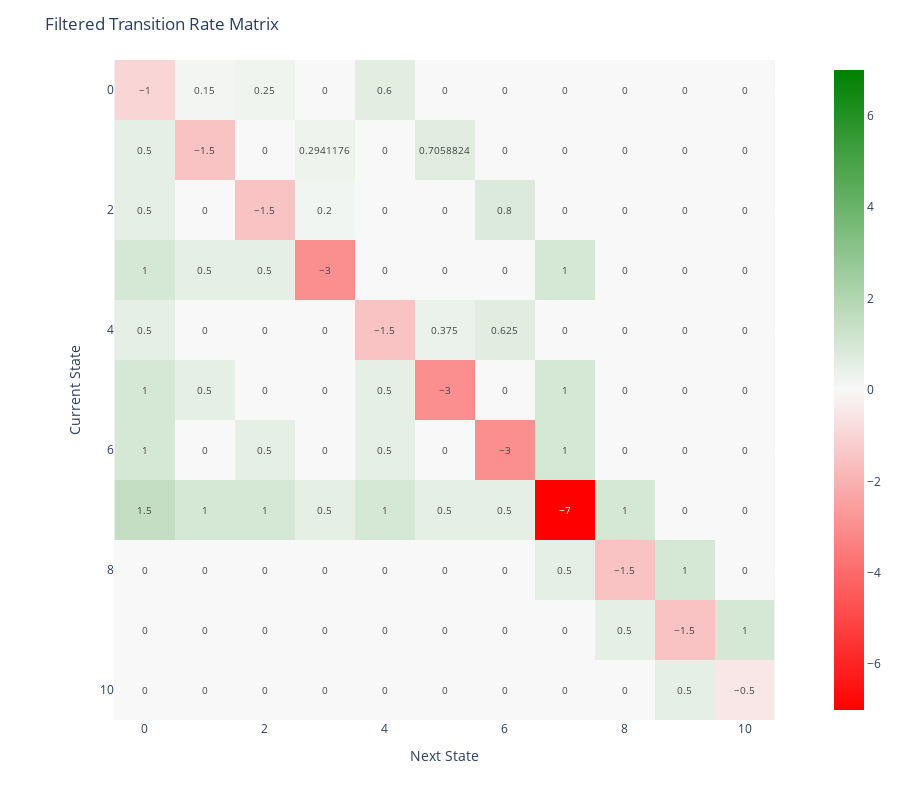

This figure's notebook cell:
### Code cell
def make_transition_rate_matrix(graph: dict):
    index = {s: i for i, s in enumerate(graph)}

    n = len(graph)
    matrix = np.zeros((n, n))

    for from_state, to_states in graph.items():
        for to_state, rate in to_states.items():
            matrix[index[from_state], index[to_state]] = rate

    for i in range(n):
        matrix[i, i] = -sum(matrix[i, :])

    return matrix

transition_rate_matrix = make_transition_rate_matrix(available_states)

fig = px.imshow(
    transition_rate_matrix,
    text_auto = True,
    height = 800,
    color_continuous_scale = [[0, 'red'], [0.5, '#f8f8f8'], [1, 'green']],
    color_continuous_midpoint = 0.0,
)
fig.update_layout(
    title='Filtered Transition Rate Matrix',
    xaxis_title='Next State',
    yaxis_title='Current State',
)
fig.show()

### Figure 1 — Plotly figure (JSON) as saved in the notebook; plotly's stock layout.template omitted (floating-point values rounded to 4 significant figures)
{"data": [{"coloraxis": "coloraxis", "hovertemplate": "x: %{x}<br>y: %{y}<br>color: %{z}<extra></extra>", "name": "0", "texttemplate": "%{z}", "type": "heatmap", "xaxis": "x", "yaxis": "y", "z": [[-1, 0.15, 0.25, 0, 0.6, 0, 0, 0, 0, 0, 0], [0.5, -1.5, 0, 0.2941, 0, 0.7059, 0, 0, 0, 0, 0], [0.5, 0, -1.5, 0.2, 0, 0, 0.8, 0, 0, 0, 0], [1, 0.5, 0.5, -3, 0, 0, 0, 1, 0, 0, 0], [0.5, 0, 0, 0, -1.5, 0.375, 0.625, 0, 0, 0, 0], [1, 0.5, 0, 0, 0.5, -3, 0, 1, 0, 0, 0], [1, 0, 0.5, 0, 0.5, 0, -3, 1, 0, 0, 0], [1.5, 1, 1, 0.5, 1, 0.5, 0.5, -7, 1, 0, 0], [0, 0, 0, 0, 0, 0, 0, 0.5, -1.5, 1, 0], [0, 0, 0, 0, 0, 0, 0, 0, 0.5, -1.5, 1], [0, 0, 0, 0, 0, 0, 0, 0, 0, 0.5, -0.5]]}], "layout": {"coloraxis": {"cmid": 0, "colorscale": [[0, "red"], [0.5, "#f8f8f8"], [1, "green"]]}, "height": 800, "margin": {"t": 60}, "title": {"text": "Filtered Transition Rate Matrix"}, "xaxis": {"anchor": "y", "constrain": "domain", "domain": [0, 1], "scaleanchor": "y", "title": {"text": "Next State"}}, "yaxis": {"anchor": "x", "autorange": "reversed", "constrain": "domain", "domain": [0, 1], "title": {"text": "Current State"}}}}
